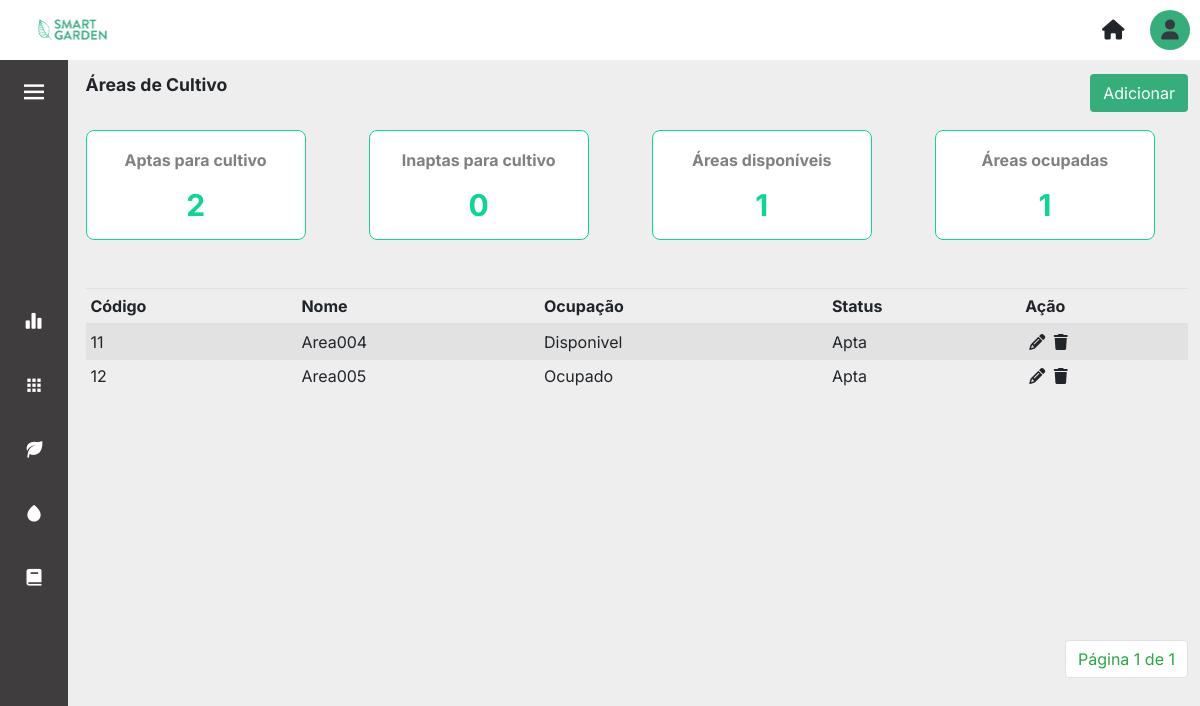
/areas/ (signed in), run on an earlier commit of the app's database.
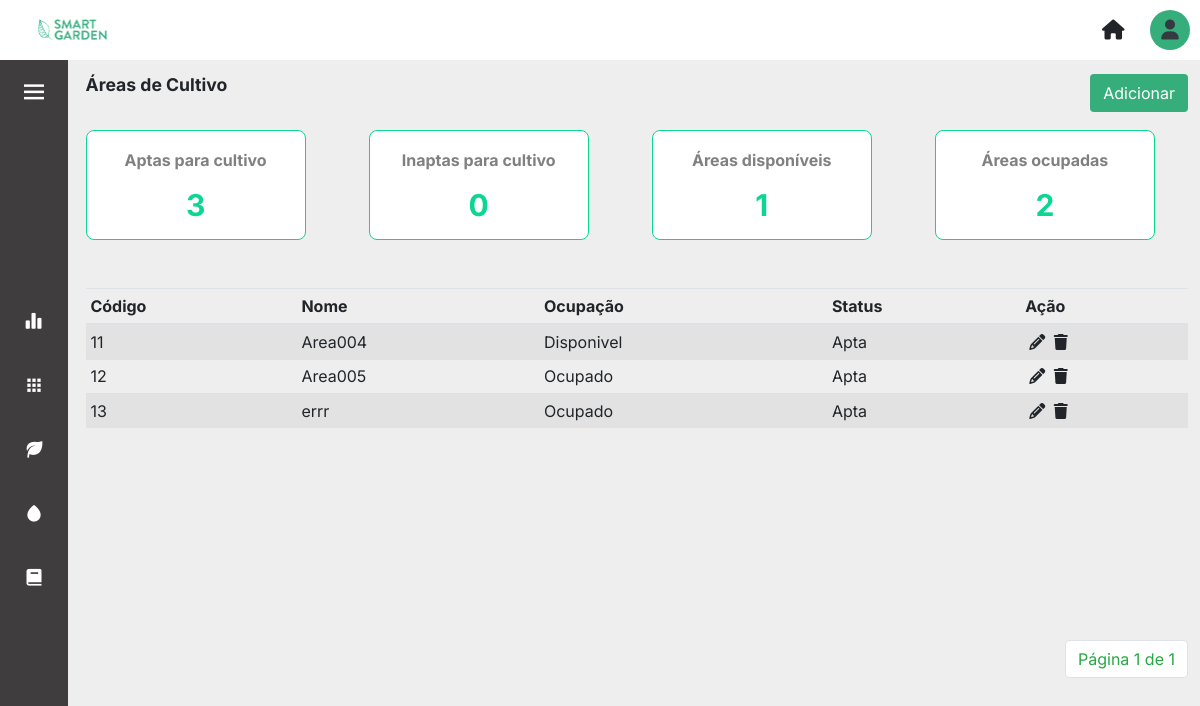
And on a later commit of the database.
### core/models.py (models this page shows, shortened)
class AreaCultivo(models.Model):
    nome = models.CharField(max_length=100)
    disponivel = models.BooleanField(blank=True, null=False, default=True)
    apta = models.BooleanField(blank=False, null=False, default=True)

### core/views.py (the view)
# urls.py: path('areas/', views.areas, name='areas'),
def areas(request):
    areas = AreaCultivo.objects.all()
    qntDisponivel = AreaCultivo.objects.filter(disponivel=True).count()
    qntOcupado = AreaCultivo.objects.filter(disponivel=False).count()
    qntApta = AreaCultivo.objects.filter(apta=True).count()
    qntInapta = AreaCultivo.objects.filter(apta=False).count()
    paginator = Paginator(areas, 6)
    page = request.GET.get('page')
    areas = paginator.get_page(page)
    contexto = {
        'areas': areas,
        'qntDisponivel': qntDisponivel,
        'qntOcupado': qntOcupado,
        'qntApta': qntApta,
        'qntInapta': qntInapta,
    }
    return render(request, 'areas.html', contexto)

### templates/areas.html (shortened to what this page needs)
{% extends 'layout.html' %} {% load static %} {% block content %}
<div>
	<div class="d-flex align-items-center justify-content-between mb-3">
		<p class="title-page">Áreas de Cultivo</p>
		<a href="{% url 'cadastrar_areas' %}"><button type="button" class="btn btn_salvar">Adicionar</button></a>
	</div>
	<div class="row">
		<div class="col-sm-3">
			<div class="card">
				<div class="card-body">
					<h5 class="card-title">Aptas para cultivo</h5>
					<p class="card-text">{{qntApta}}</p>
				</div>
			</div>
		</div>
		<div class="col-sm-3">
			<div class="card">
				<div class="card-body">
					<h5 class="card-title">Inaptas para cultivo</h5>
					<p class="card-text">{{qntInapta}}</p>
				</div>
			</div>
		</div>
		<div class="col-sm-3">
			<div class="card">
				<div class="card-body">
					<h5 class="card-title">Áreas disponíveis</h5>
					<p class="card-text">{{qntDisponivel}}</p>
				</div>
			</div>
		</div>
		<div class="col-sm-3">
			<div class="card">
				<div class="card-body">
					<h5 class="card-title">Áreas ocupadas</h5>
					<p class="card-text">{{qntOcupado}}</p>
				</div>
			</div>
		</div>
	</div>
	<div class="table-content-areas mt-5">
		<table class="table table-striped table-sm table-hover">
			<thead class="border-botton">
			<tr>
				<th scope="col">Código</th>
				<th scope="col">Nome</th>
				<th scope="col">Ocupação</th>
				<th scope="col">Status</th>
				<th scope="col"></i>Ação</th>
			</tr>
			</thead>
			<tbody>
				{% for area in areas %}
				<tr>
					<td scope="row">{{area.id}}</td>
					<td>{{area.nome}}</td>
					{% if area.disponivel == True %}
					<td>Disponivel</td>
					{% else %}
					<td>Ocupado</td>
					{% endif %} {% if area.apta == True %}
					<td>Apta</td>
					{% else %}
					<td>Inapta</td>
					{% endif %}
					<td>
						<a href="{% url 'update_areas' area.id %}" class="m-1">
							<i class="fa-solid fa-pencil text-black"></i>
						</a>
						<a href="{% url 'delete_areas' area.id %}">
								<i class="fa-sharp fa-solid fa-trash text-black"></i>
						</a>
					</td>
				</tr>
				{% endfor %}
			</tbody>
		</table>
	</div>
	<div class="container_pagination">
		<nav aria-label="Page-navigation">
			<ul class="pagination">
			<li class="page-item"><a class="page-link text-success" href="#">Página {{areas.number}} de {{areas.paginator.num_pages}}</a></li>
			</ul>
		</nav>
	</div>
{% endblock %}

What changed in the data, as far as the page shows it:
added AreaCultivo: id "13", nome "errr", disponivel "Ocupado", apta "Apta"
Also different on the page:
{{ qntApta }}: "2" → "3"
{{ qntOcupado }}: "1" → "2"
